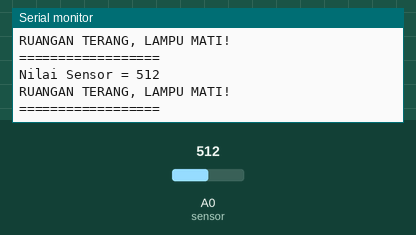
The sketch below on a simulated Arduino Uno, built with avr-gcc and run on an emulated ATmega328P. Parts: the last lines printed to the serial monitor. The inputs (shaded band) are chosen by the test bench; at power-on: A0 (sensor) = 512.

Above: at 5.9 s.
6.0 s: A0 (sensor) set to 981
At 6.7 s:
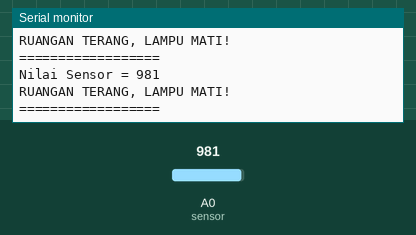
7.5 s: A0 (sensor) set to 1015
At 8.6 s:
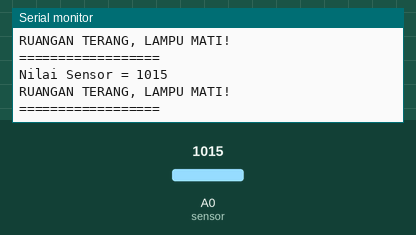
Timing chart, 0 to 10.5 s (numbered marks = the images above; inputs shaded):
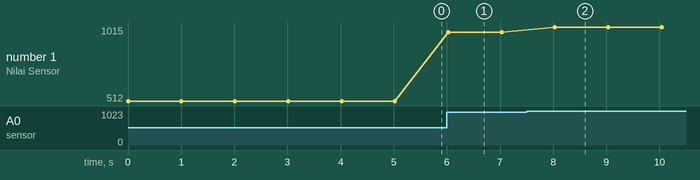

Measured:
- after the input at 6.0 s, the serial monitor: prints a new line at once (image 1)
- after the input at 7.5 s, the serial monitor: prints a new line after 0.53 s (image 2)
- plotted number 1: 512 → 981 after the input at 6.0 s, 981 → 1015 after the input at 7.5 s

The sketch:

sensor-cahaya.ino
```cpp
int sensor=A0;
const int relay=14;

void setup(){
  Serial.begin(9600);
  pinMode(relay,OUTPUT);
}

void loop(){
  int intensitasCahaya;
  intensitasCahaya=analogRead(sensor);
  Serial.print("Nilai Sensor = ");
  Serial.println(intensitasCahaya);


  if (intensitasCahaya>=100){
    digitalWrite(relay, LOW);
    Serial.println("RUANGAN TERANG, LAMPU MATI!");
    Serial.println("==================");
  }

  else {
  digitalWrite(relay, HIGH);
  Serial.println("RUANGAN GELAP, LAMPU NYALA!");
  Serial.println("==================");
  }
  delay(1000);
}
```
